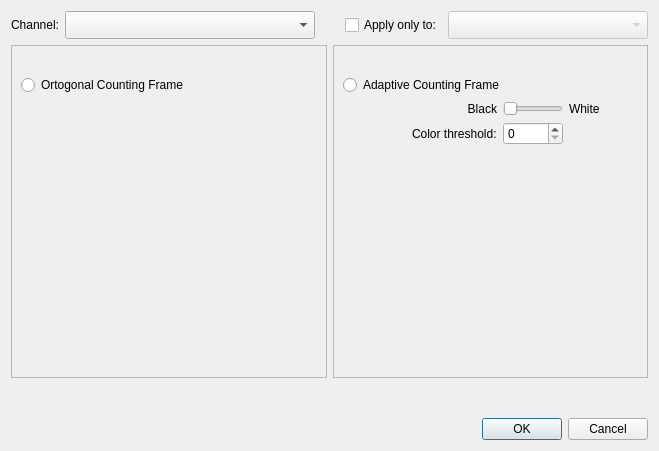
<?xml version="1.0" encoding="UTF-8"?>
<ui version="4.0">
 <class>CFTypeSelectorDialog</class>
 <widget class="QDialog" name="CFTypeSelectorDialog">
  <property name="geometry">
   <rect>
    <x>0</x>
    <y>0</y>
    <width>659</width>
    <height>451</height>
   </rect>
  </property>
  <property name="windowTitle">
   <string>Select Counting Frame</string>
  </property>
  <layout class="QVBoxLayout" name="verticalLayout">
   <item>
    <layout class="QHBoxLayout" name="horizontalLayout_3">
     <item>
      <widget class="QLabel" name="label">
       <property name="text">
        <string>Channel:</string>
       </property>
      </widget>
     </item>
     <item>
      <widget class="QComboTreeView" name="channelSelector">
       <property name="enabled">
        <bool>true</bool>
       </property>
       <property name="sizePolicy">
        <sizepolicy hsizetype="MinimumExpanding" vsizetype="Fixed">
         <horstretch>0</horstretch>
         <verstretch>0</verstretch>
        </sizepolicy>
       </property>
       <property name="minimumSize">
        <size>
         <width>250</width>
         <height>28</height>
        </size>
       </property>
       <property name="styleSheet">
        <string notr="true">QTreeView::indicator {
     width: 15px;
     height: 15px;
 }
QTreeView::indicator:checked {
     image: url(:/espina/show_all.svg);
 } 
QTreeView::indicator:indeterminate {
     image: url(:/espina/show_partially.svg);
 } 
QTreeView::indicator:unchecked {
     image: url(:/espina/hide_all.svg);
 } </string>
       </property>
      </widget>
     </item>
     <item>
      <spacer name="horizontalSpacer_6">
       <property name="orientation">
        <enum>Qt::Horizontal</enum>
       </property>
       <property name="sizeHint" stdset="0">
        <size>
         <width>40</width>
         <height>20</height>
        </size>
       </property>
      </spacer>
     </item>
     <item>
      <widget class="QCheckBox" name="useCategoryConstraint">
       <property name="enabled">
        <bool>true</bool>
       </property>
       <property name="font">
        <font>
         <weight>50</weight>
         <bold>false</bold>
        </font>
       </property>
       <property name="text">
        <string>Apply only to:</string>
       </property>
      </widget>
     </item>
     <item>
      <widget class="QComboTreeView" name="categorySelector">
       <property name="enabled">
        <bool>false</bool>
       </property>
       <property name="sizePolicy">
        <sizepolicy hsizetype="Minimum" vsizetype="Fixed">
         <horstretch>0</horstretch>
         <verstretch>0</verstretch>
        </sizepolicy>
       </property>
       <property name="minimumSize">
        <size>
         <width>200</width>
         <height>28</height>
        </size>
       </property>
      </widget>
     </item>
    </layout>
   </item>
   <item>
    <layout class="QHBoxLayout" name="horizontalLayout" stretch="1,1">
     <item>
      <widget class="QFrame" name="frame_2">
       <property name="frameShape">
        <enum>QFrame::StyledPanel</enum>
       </property>
       <property name="frameShadow">
        <enum>QFrame::Raised</enum>
       </property>
       <layout class="QVBoxLayout" name="verticalLayout_9">
        <item>
         <widget class="QLabel" name="label_11">
          <property name="sizePolicy">
           <sizepolicy hsizetype="Minimum" vsizetype="Minimum">
            <horstretch>0</horstretch>
            <verstretch>0</verstretch>
           </sizepolicy>
          </property>
          <property name="text">
           <string/>
          </property>
          <property name="pixmap">
           <pixmap resource="../rsc/CountingFrame.qrc">:/rectangular-frame.png</pixmap>
          </property>
          <property name="alignment">
           <set>Qt::AlignCenter</set>
          </property>
         </widget>
        </item>
        <item>
         <layout class="QHBoxLayout" name="horizontalLayout_5">
          <item>
           <widget class="QRadioButton" name="orthogonalRadio">
            <property name="maximumSize">
             <size>
              <width>300</width>
              <height>16777215</height>
             </size>
            </property>
            <property name="text">
             <string>Ortogonal Counting Frame</string>
            </property>
            <property name="autoExclusive">
             <bool>true</bool>
            </property>
           </widget>
          </item>
         </layout>
        </item>
        <item>
         <spacer name="verticalSpacer_3">
          <property name="orientation">
           <enum>Qt::Vertical</enum>
          </property>
          <property name="sizeType">
           <enum>QSizePolicy::MinimumExpanding</enum>
          </property>
          <property name="sizeHint" stdset="0">
           <size>
            <width>20</width>
            <height>0</height>
           </size>
          </property>
         </spacer>
        </item>
       </layout>
      </widget>
     </item>
     <item>
      <widget class="QFrame" name="frame">
       <property name="frameShape">
        <enum>QFrame::StyledPanel</enum>
       </property>
       <property name="frameShadow">
        <enum>QFrame::Raised</enum>
       </property>
       <layout class="QVBoxLayout" name="verticalLayout_2">
        <item>
         <widget class="QLabel" name="adaptiveExample">
          <property name="sizePolicy">
           <sizepolicy hsizetype="Minimum" vsizetype="Minimum">
            <horstretch>0</horstretch>
            <verstretch>0</verstretch>
           </sizepolicy>
          </property>
          <property name="text">
           <string/>
          </property>
          <property name="pixmap">
           <pixmap resource="../rsc/CountingFrame.qrc">:/adaptive-frame.png</pixmap>
          </property>
          <property name="alignment">
           <set>Qt::AlignCenter</set>
          </property>
         </widget>
        </item>
        <item>
         <layout class="QHBoxLayout" name="horizontalLayout_11">
          <item>
           <widget class="QRadioButton" name="adaptiveRadio">
            <property name="maximumSize">
             <size>
              <width>300</width>
              <height>16777215</height>
             </size>
            </property>
            <property name="text">
             <string>Adaptive Counting Frame</string>
            </property>
            <property name="autoExclusive">
             <bool>true</bool>
            </property>
           </widget>
          </item>
         </layout>
        </item>
        <item>
         <layout class="QGridLayout" name="gridLayout">
          <item row="2" column="1">
           <widget class="QLabel" name="thresholdLabel">
            <property name="text">
             <string>Color threshold:</string>
            </property>
           </widget>
          </item>
          <item row="1" column="1">
           <widget class="QLabel" name="balckLabel">
            <property name="text">
             <string>Black</string>
            </property>
            <property name="alignment">
             <set>Qt::AlignRight|Qt::AlignTrailing|Qt::AlignVCenter</set>
            </property>
           </widget>
          </item>
          <item row="2" column="3">
           <widget class="QSpinBox" name="thresholdBox">
            <property name="maximumSize">
             <size>
              <width>60</width>
              <height>16777215</height>
             </size>
            </property>
           </widget>
          </item>
          <item row="1" column="3">
           <widget class="QSlider" name="colorBox">
            <property name="maximumSize">
             <size>
              <width>60</width>
              <height>16777215</height>
             </size>
            </property>
            <property name="maximum">
             <number>255</number>
            </property>
            <property name="orientation">
             <enum>Qt::Horizontal</enum>
            </property>
           </widget>
          </item>
          <item row="2" column="4">
           <spacer name="horizontalSpacer">
            <property name="orientation">
             <enum>Qt::Horizontal</enum>
            </property>
            <property name="sizeHint" stdset="0">
             <size>
              <width>40</width>
              <height>20</height>
             </size>
            </property>
           </spacer>
          </item>
          <item row="2" column="0">
           <spacer name="horizontalSpacer_2">
            <property name="orientation">
             <enum>Qt::Horizontal</enum>
            </property>
            <property name="sizeHint" stdset="0">
             <size>
              <width>40</width>
              <height>20</height>
             </size>
            </property>
           </spacer>
          </item>
          <item row="1" column="4">
           <widget class="QLabel" name="whiteLabel">
            <property name="text">
             <string>White</string>
            </property>
           </widget>
          </item>
         </layout>
        </item>
        <item>
         <spacer name="verticalSpacer_4">
          <property name="orientation">
           <enum>Qt::Vertical</enum>
          </property>
          <property name="sizeType">
           <enum>QSizePolicy::MinimumExpanding</enum>
          </property>
          <property name="sizeHint" stdset="0">
           <size>
            <width>20</width>
            <height>0</height>
           </size>
          </property>
         </spacer>
        </item>
       </layout>
      </widget>
     </item>
    </layout>
   </item>
   <item>
    <widget class="QLabel" name="label_5">
     <property name="sizePolicy">
      <sizepolicy hsizetype="Preferred" vsizetype="Preferred">
       <horstretch>0</horstretch>
       <verstretch>0</verstretch>
      </sizepolicy>
     </property>
     <property name="text">
      <string>&lt;html&gt;&lt;head/&gt;&lt;body&gt;&lt;p&gt;&lt;br/&gt;&lt;/p&gt;&lt;/body&gt;&lt;/html&gt;</string>
     </property>
    </widget>
   </item>
   <item>
    <widget class="QDialogButtonBox" name="buttonBox">
     <property name="orientation">
      <enum>Qt::Horizontal</enum>
     </property>
     <property name="standardButtons">
      <set>QDialogButtonBox::Cancel|QDialogButtonBox::Ok</set>
     </property>
    </widget>
   </item>
  </layout>
 </widget>
 <customwidgets>
  <customwidget>
   <class>QComboTreeView</class>
   <extends>QComboBox</extends>
   <header>GUI/Widgets/QComboTreeView.h</header>
  </customwidget>
 </customwidgets>
 <resources>
  <include location="../rsc/CountingFrame.qrc"/>
 </resources>
 <connections>
  <connection>
   <sender>buttonBox</sender>
   <signal>accepted()</signal>
   <receiver>CFTypeSelectorDialog</receiver>
   <slot>accept()</slot>
   <hints>
    <hint type="sourcelabel">
     <x>248</x>
     <y>254</y>
    </hint>
    <hint type="destinationlabel">
     <x>157</x>
     <y>274</y>
    </hint>
   </hints>
  </connection>
  <connection>
   <sender>buttonBox</sender>
   <signal>rejected()</signal>
   <receiver>CFTypeSelectorDialog</receiver>
   <slot>reject()</slot>
   <hints>
    <hint type="sourcelabel">
     <x>316</x>
     <y>260</y>
    </hint>
    <hint type="destinationlabel">
     <x>286</x>
     <y>274</y>
    </hint>
   </hints>
  </connection>
 </connections>
</ui>
